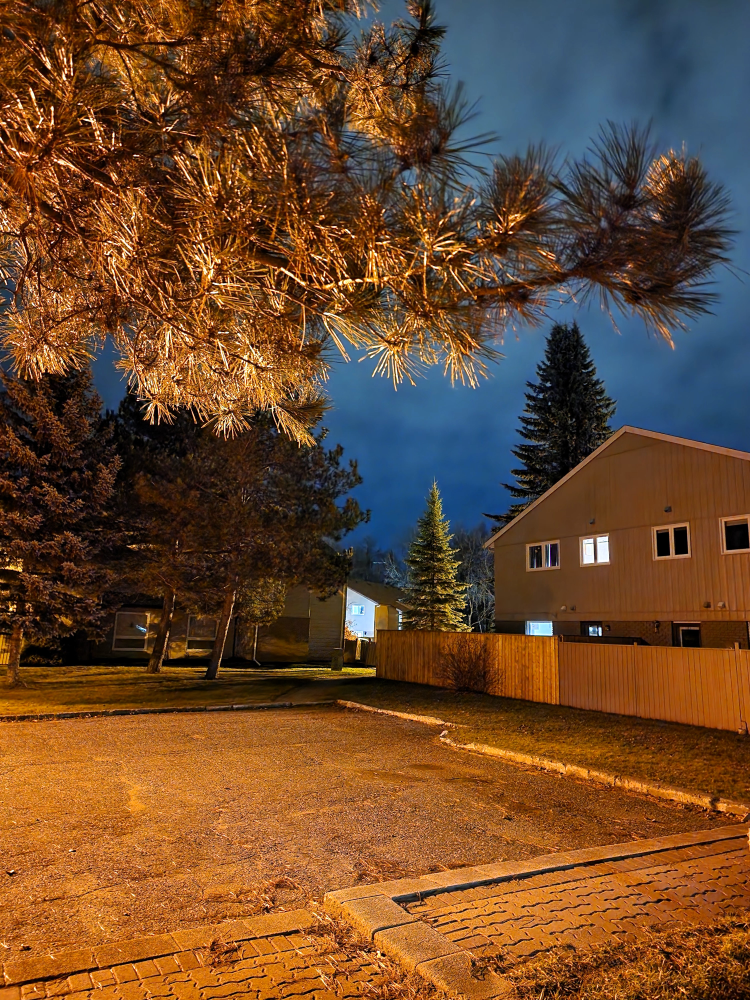
#> input picture assets/img11.jpg, 3000 x 4000 px, found by its file name (shown at 1/4 size)
$ jupyter execute image_stitching_pynq.ipynb
#> lines starting #> are read from the running program, lines starting #| are printed output that depends on the picture
# Image Stitching

## Importing Required Libraries

[cell 1]
import cv2
import numpy as np
import matplotlib.pyplot as plt

# Getting Optimized Resolution

The get_optimized_resolution function calculates an optimized resolution for an image based on maximum resolution constraints.

### Inputs:
It takes two parameters:\
1. img_shape: A tuple representing the shape (height, width) of the input image.\
2. max_resolution: A tuple representing the maximum allowed resolution.

### Resolution Check:
It checks if the dimensions of the input image exceed the maximum allowed resolution. If they do, the function performs the following steps.\

1. Aspect Ratio Calculation: Calculates the aspect ratio of the image (width / height).\
2. New Width Calculation: Determines a new width based on the minimum of the current width and the maximum allowed width.\
3. New Height Calculation: Calculates the corresponding height based on the aspect ratio and the new width.

### Return Values:

If the image dimensions exceed the maximum resolution, the function returns a tuple containing the optimized width and height.
If the image dimensions are within the allowed resolution, it returns the original dimensions.\
### Exception Handling:
The function is wrapped in a try-except block to handle any exceptions that may occur during execution. If an exception occurs, it prints an error message and returns None.

[cell 2]
def get_optimized_resolution(img_shape, max_resolution=(640, 480)):

    try:
        if img_shape[0] > max_resolution[1] or img_shape[1] > max_resolution[0]:
            aspect_ratio = img_shape[1] / img_shape[0]
            new_width = min(img_shape[1], max_resolution[0])
            new_height = int(new_width / aspect_ratio)
            return new_width, new_height
        else:
            return img_shape[1], img_shape[0]
    except Exception as e:
        print(f"Error in get_optimized_resolution: {e}")
        return None

# Stitch Images

The stitch_images function is designed to stitch a sequence of images together using OpenCV's Stitcher module. Here's a brief overview:

### Input Parameters:
images: A list containing the input images to be stitched.\
max_retries: An optional parameter specifying the maximum number of retries in case of stitching failures (default is 3).

### Stitcher Object Creation:
A Stitcher object is created using cv2.Stitcher_create().

### Stitching Process:
The function iterates through the images, attempting to stitch each pair of consecutive images. If stitching is successful, it updates the next image in the list with the stitched result. If stitching fails, the function enters a retry loop, allowing a specified number of retries.

### Retry Mechanism:
If stitching fails, the function retries the process up to the specified maximum number of times. It prints informative messages about the retry attempts.

### Error Handling:
If an exception occurs during the stitching process, the function prints an error message and increments the retry count.

### Return Value:
The function returns the final stitched image, which is the last image in the input list after the stitching process completes.

[cell 3]
def stitch_images(images, max_retries=3):

    stitcher = cv2.Stitcher_create()

    for i in range(len(images) - 1):
        retries = 0
        while retries < max_retries:
            try:
                if retries > 0:
                    print(f"Retrying stitching images {i + 1} and {i + 2} (Retry {retries})...")
                else:
                    print(f"Stitching images {i + 1} and {i + 2}...")
                result, stitched = stitcher.stitch((images[i], images[i + 1]))

                if result == cv2.Stitcher_OK:
                    images[i + 1] = stitched
                    break
                else:
                    print(f"Error stitching images {i + 1} and {i + 2}: {result}")
                    retries += 1
            except Exception as e:
                print(f"Error in stitching (Retry {retries + 1}): {e}")
                retries += 1

    return images[-1]

# Main Execution
Main Execution (if name == "main"):

The code checks if the script is being run as the main program.
It sets up a list of image files (image_files) to be stitched.
### Image Processing Loop:

The code iterates through each image file in the list (image_files).
For each image, it reads the image, optimizes its resolution using the get_optimized_resolution function, and appends the processed image to the images list.
It prints informative messages about reading and processing each image.
### Exception Handling:

A try-except block catches any exceptions that may occur during image processing.
If an exception occurs, it prints an error message.
### Display Input Images:

If there are valid images in the images list, it displays the input images using Matplotlib.
### Stitching Process:

It calls the stitch_images function to stitch the processed images.
If stitching is successful, it saves the result image and displays it using Matplotlib.
If stitching fails, it prints an error message.
### No Valid Images:

If there are no valid images to process, it prints a message indicating this.

[cell 4]
if __name__ == "__main__":
    # List of image files to be stitched
    image_files = ['img11.jpg', 'img22.jpg', 'img33.jpg']

    images = []
    try:
        # Reading and processing each image
        for img_file in image_files:
            print(f"Reading image: {img_file}")
            img = cv2.imread(img_file)
#> img is the input picture: shape (4000, 3000, 3); mean B, G, R 45.3, 72.9, 107.8
            if img is not None:
                optimized_resolution = get_optimized_resolution(img.shape)
#> optimized_resolution = (640, 853)
                if optimized_resolution is not None:
                    img = cv2.resize(img, (optimized_resolution[0], optimized_resolution[1]))
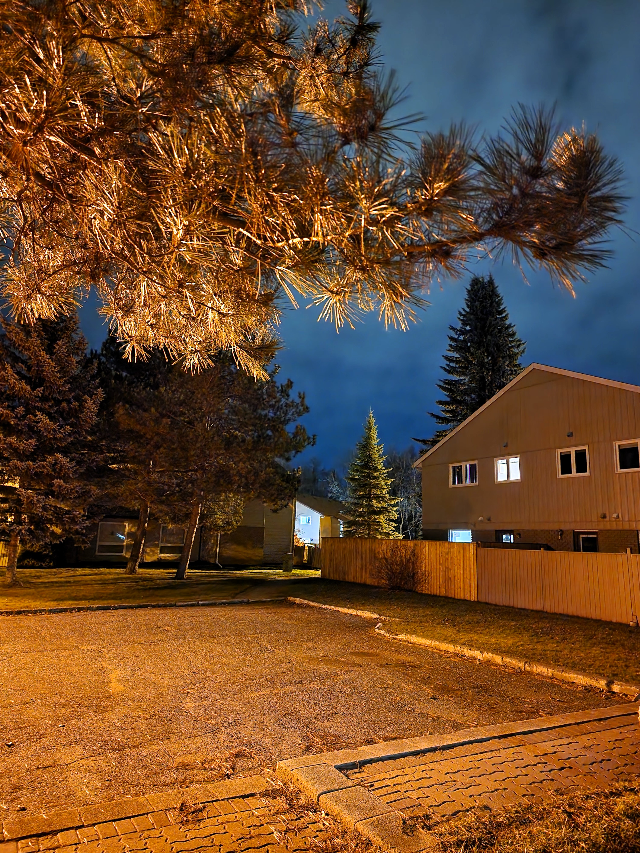
#> img: shape (853, 640, 3); mean B, G, R 45.2, 72.8, 107.7
                    images.append(img)
                    print(f"Image read successfully: {img_file}")
                else:
                    print(f"Error getting optimized resolution for image: {img_file}")
            else:
                print(f"Error reading image: {img_file}")
#> pass 2 of the loop `for img_file in image_files:`:
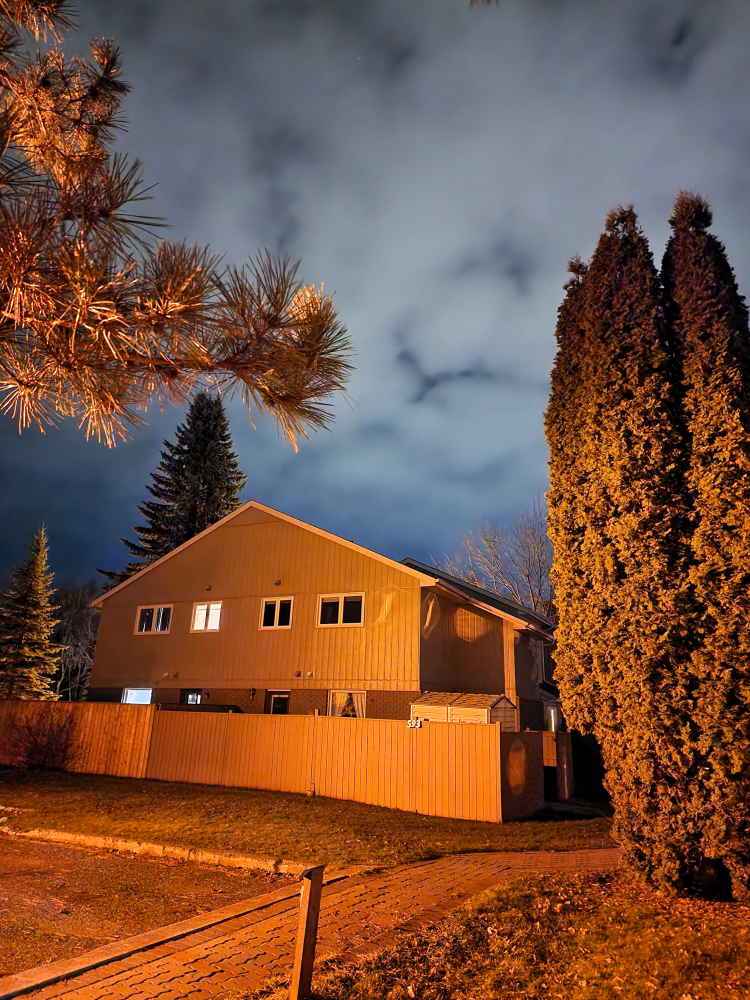
#> input picture assets/img22.jpg, 3000 x 4000 px, found by its file name (shown at 1/4 size)
#> img is the input picture: shape (4000, 3000, 3); mean B, G, R 63.5, 82.7, 119.9
#> `img = cv2.resize(img, (optimized_resolution[0], optimized_resolution[1..`:
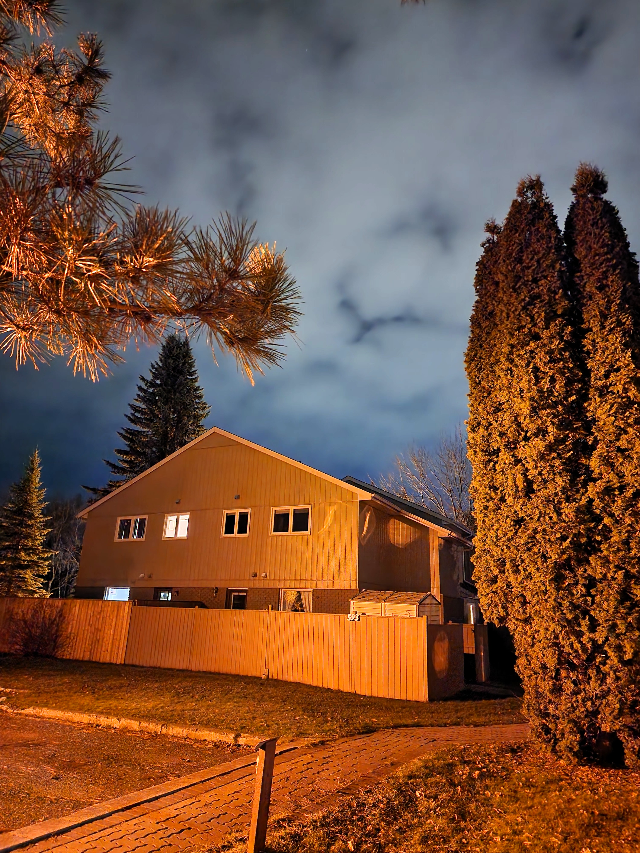
#> img: shape (853, 640, 3); mean B, G, R 63.4, 82.6, 119.8
#> pass 3 of the loop `for img_file in image_files:`:
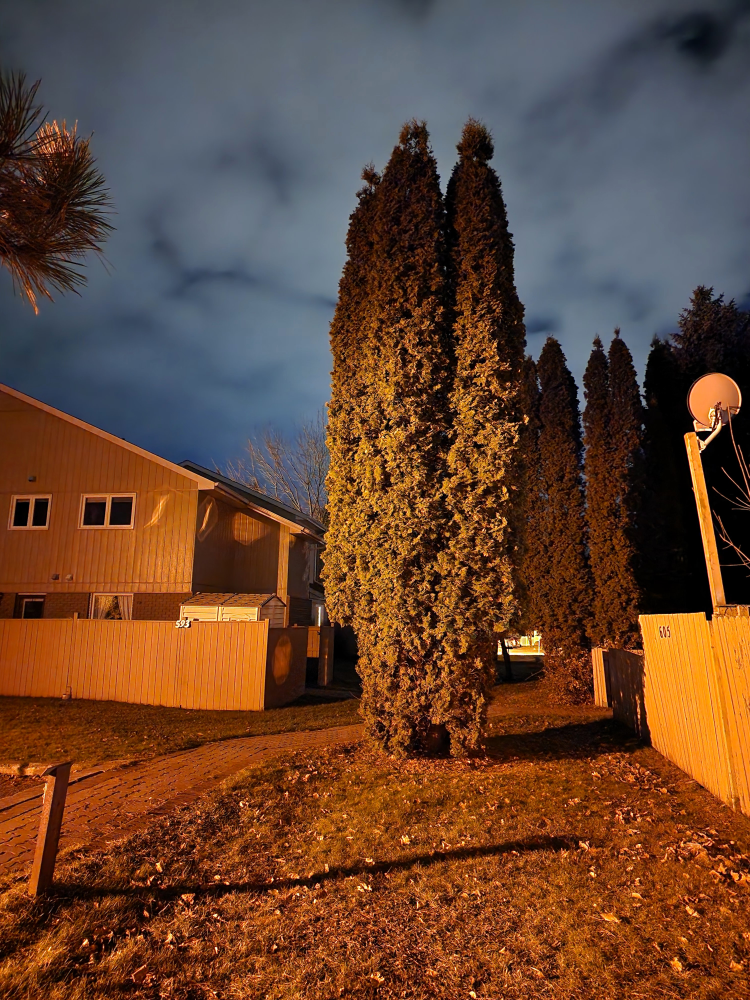
#> input picture assets/img33.jpg, 3000 x 4000 px, found by its file name (shown at 1/4 size)
#> img is the input picture: shape (4000, 3000, 3); mean B, G, R 50.8, 69.7, 103.4
#> `img = cv2.resize(img, (optimized_resolution[0], optimized_resolution[1..`:
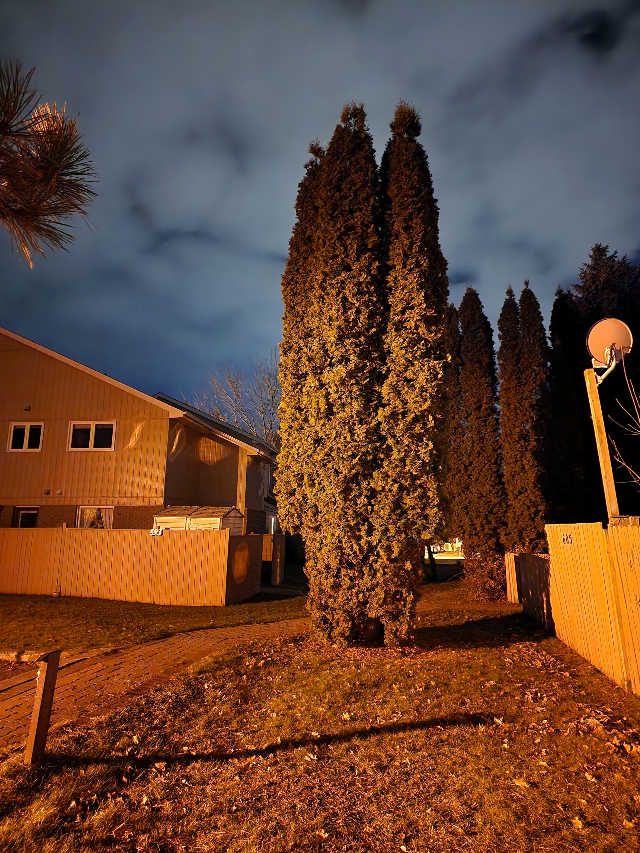
#> img: shape (853, 640, 3); mean B, G, R 50.8, 69.6, 103.3
    except Exception as e:
        print(f"Error processing images: {e}")

    if images:
        # Displaying input images
        for i, image in enumerate(images):
            plt.subplot(1, len(images), i + 1)
            plt.imshow(cv2.cvtColor(image, cv2.COLOR_BGR2RGB))
            plt.title(f"Input Image {i + 1}")
            plt.axis('off')
#> this loop made 3 passes
        plt.show()
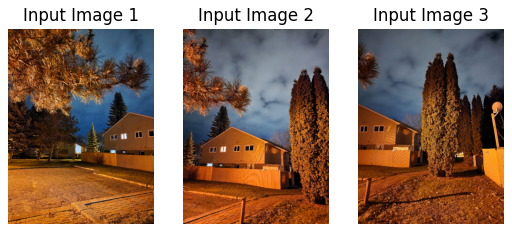
#> figure drawn by matplotlib, 3 panels

        # Stitching images and displaying the result
        result_image = stitch_images(images)
#> the loop in stitch_images, `for i in range(len(images) - 1):` made 2 passes
#> (printed output is left out)
#> after the loop in stitch_images, `for i in range(len(images) - 1):`: images = 3 items
#> in stitch_images, `return images[-1]`:
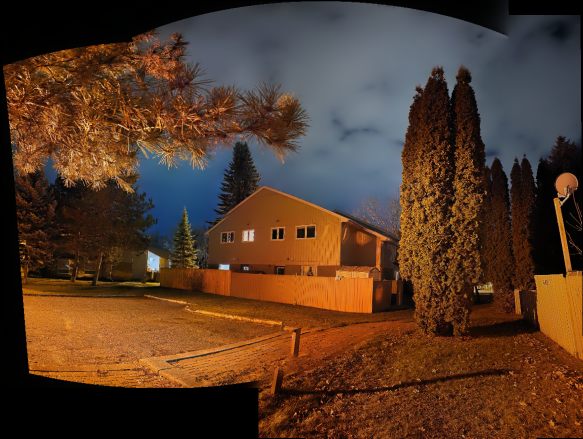
#> returned value: shape (877, 1166, 3) (shown at 1/2 size); mean of channels 0, 1, 2 39.9, 57.9, 85.5; drawn as B, G, R

        if result_image is not None:
            cv2.imwrite("stitched_image.jpg", result_image)
            plt.imshow(cv2.cvtColor(result_image, cv2.COLOR_BGR2RGB))
            plt.title("Stitched Image")
            plt.axis('off')
            plt.show()
            print("Stitching completed successfully.")
        else:
            print("Error in stitching images. Result image is None.")
    else:
        print("No valid images to process.")
